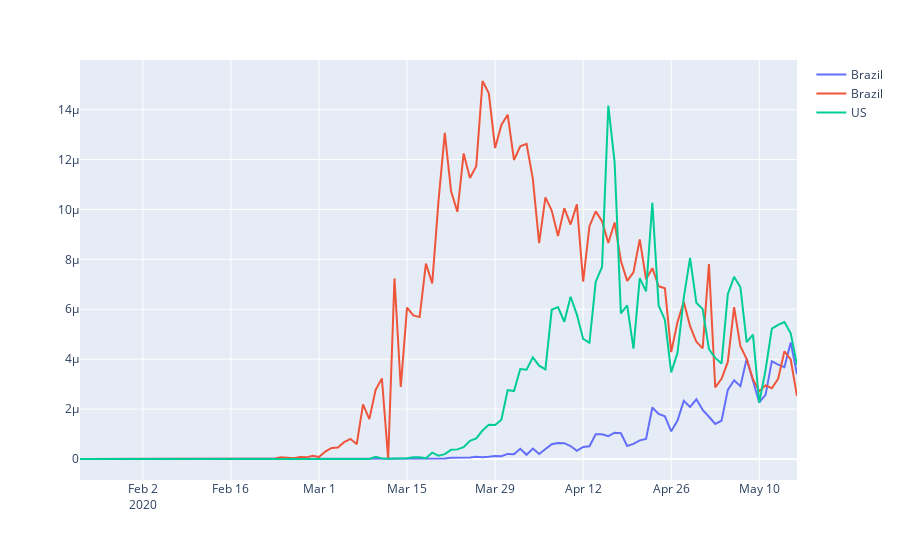

Write notebook code for a chart like this one.
### Code cell
import plotly.express as px
fig = px.line()
fig.add_scatter(x=df_Brazil.reset_index()['Date'], 
                y=df_Brazil.reset_index()['Rate_over_population'],
                mode='lines',   name="Brazil")
fig.add_scatter(x=df_Italy.reset_index()['Date'], 
                y=df_Italy.reset_index()['Rate_over_population'],
                mode='lines',   name="Brazil")
fig.add_scatter(x=df_US.reset_index()['Date'], 
                y=df_US.reset_index()['Rate_over_population'],
                mode='lines',   name="US")
fig.show()
